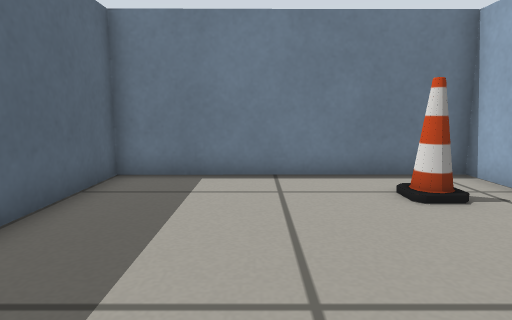
View 1 (above)

12 first-person views from a walk through a world built for the Gazebo simulator. The camera is 0.39 m above the floor, tilts 8° down and sees 75° across. The floor is counted in squares, 0.25 m on a side. Each view is taken from the middle of a square. On the plan, view 1 faces up. The plan holds only what a view shows up to about 16 squares ahead; the rest is blank.

View 2
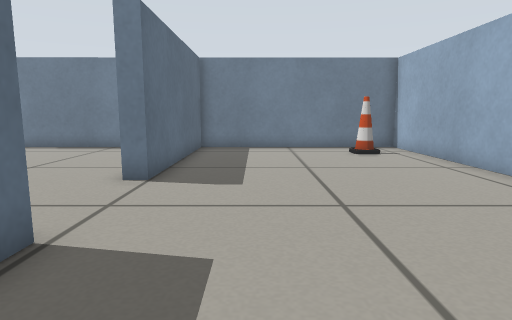

View 3
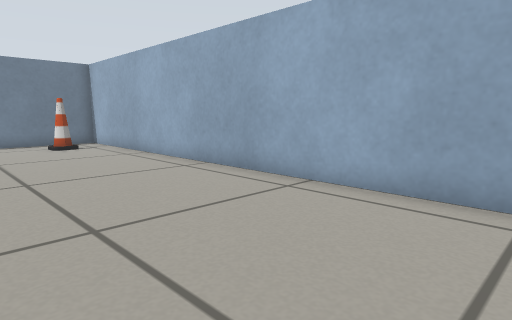

View 4
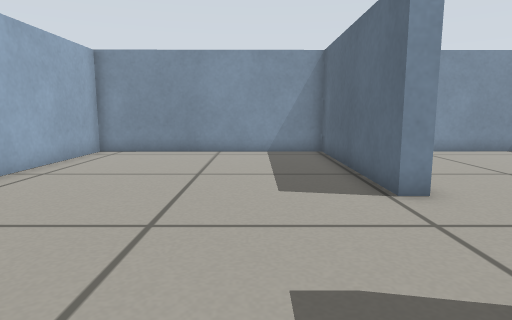

View 5
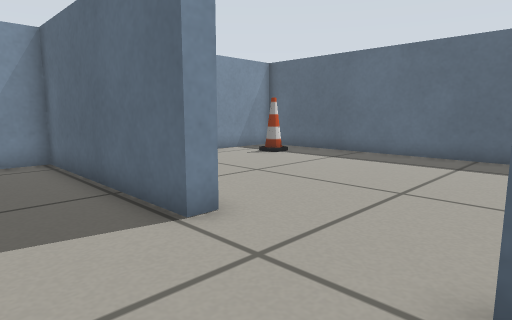

View 6
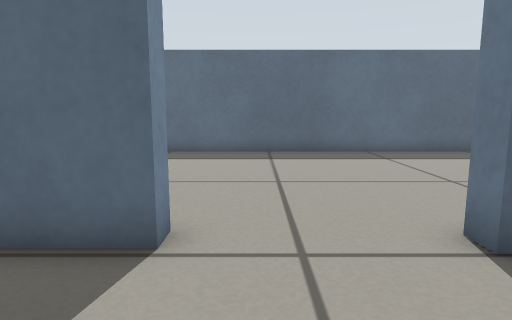

View 7
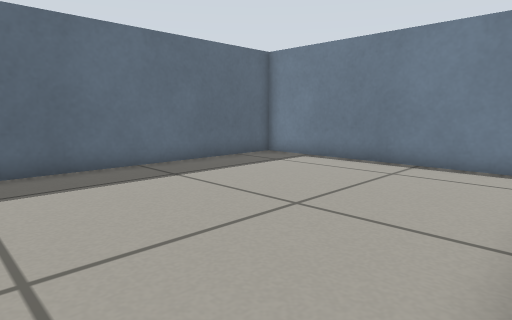

View 8
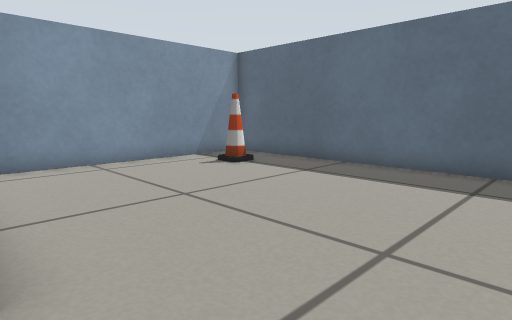

View 9
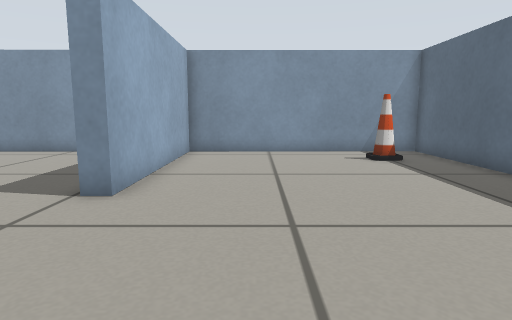

View 10
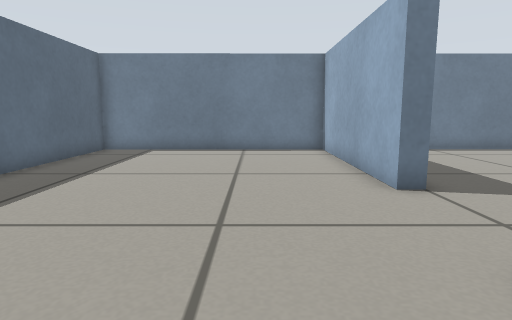

View 11
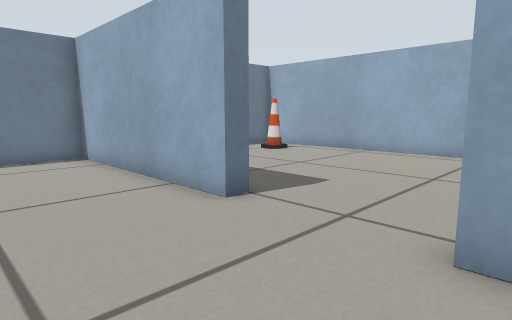

View 12
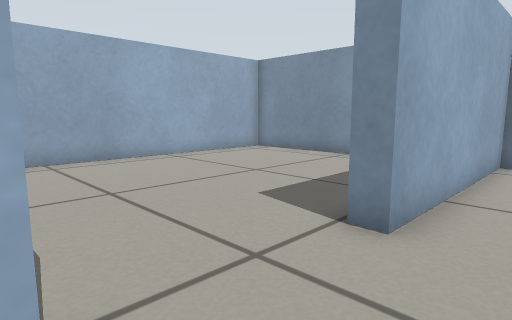

### Floor plan
Points are (right, up) in squares from view 1. A wall is a line through its corners. A room is listed if a view was taken in it or the views show most of it. See-through windows are left out.
Room 1 (views 1, 2, 3, 4, 5, 6, 7, 8)
walls: (-4.3, -3.1) (-3.7, -3.1) (-3.7, -10.5) (5.3, -10.5) (5.3, 8.4) (-3.5, 8.3) (-3.5, 0.7) (-4.1, 0.7)
ways out: opening at (-4, -1.5) to room 2
objects: cone (3, 6)
Room 2 (views 9, 10, 11, 12)
walls: (-4.1, 0.7) (-4.1, 8.3) (-13.5, 8.3) (-13.5, -10.6) (-4.3, -10.5) (-4.3, -3.1)
ways out: opening at (-4, -1.5) to room 1
objects: cone (-12, -9) to (-11, -8)

Positions as (right, up) in squares from view 1, and headings:
1: (0, 0), facing up
2: (-1, -7), facing up
3: (-1, -10), facing up-right
4: (-1, 3), facing down
5: (-1, 1), facing down-left
6: (0, -2), facing left
7: (-4, -2), facing up-left
8: (-4, 0), facing down-left
9: (-7, 3), facing down
10: (-7, -6), facing up
11: (-8, -4), facing up-right
12: (-6, 1), facing down-right
